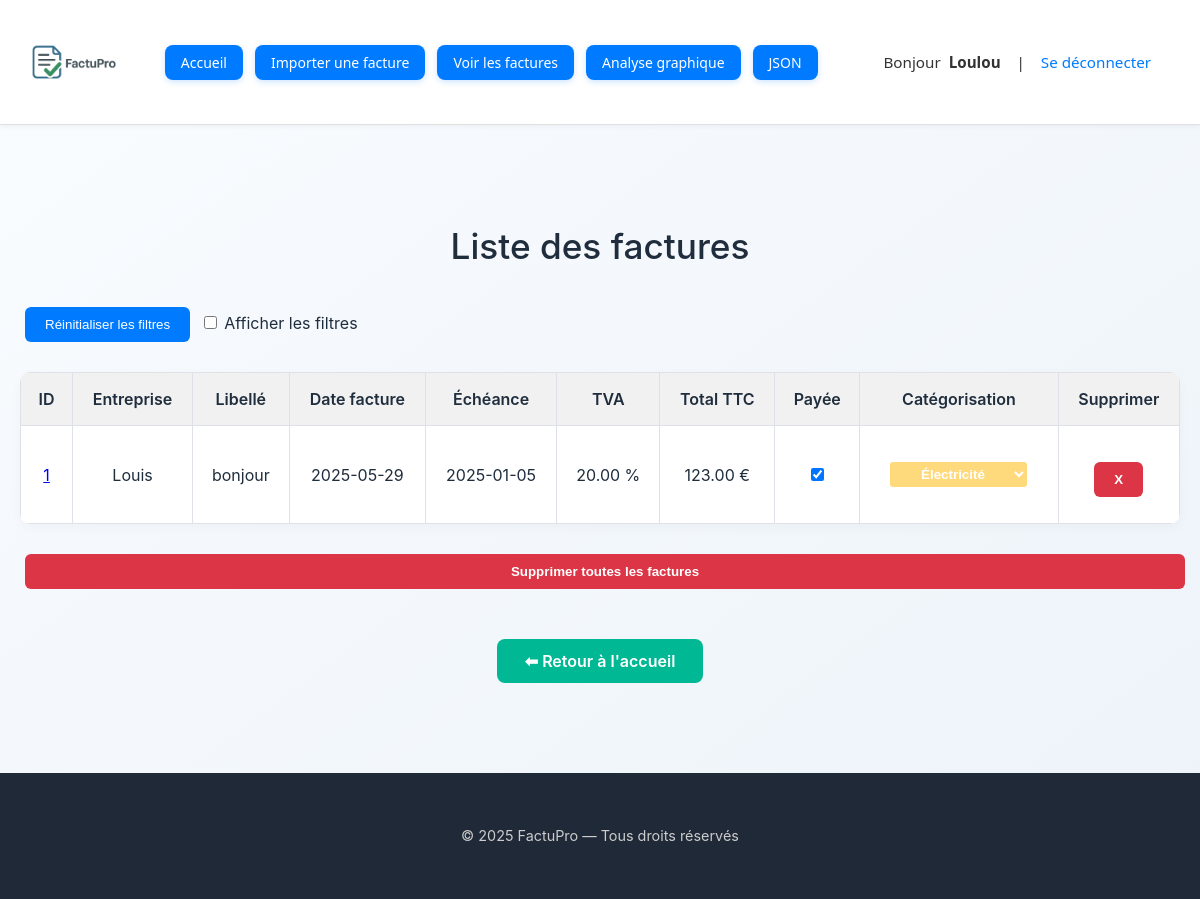
The page /factures (signed in) on the database as committed earlier.
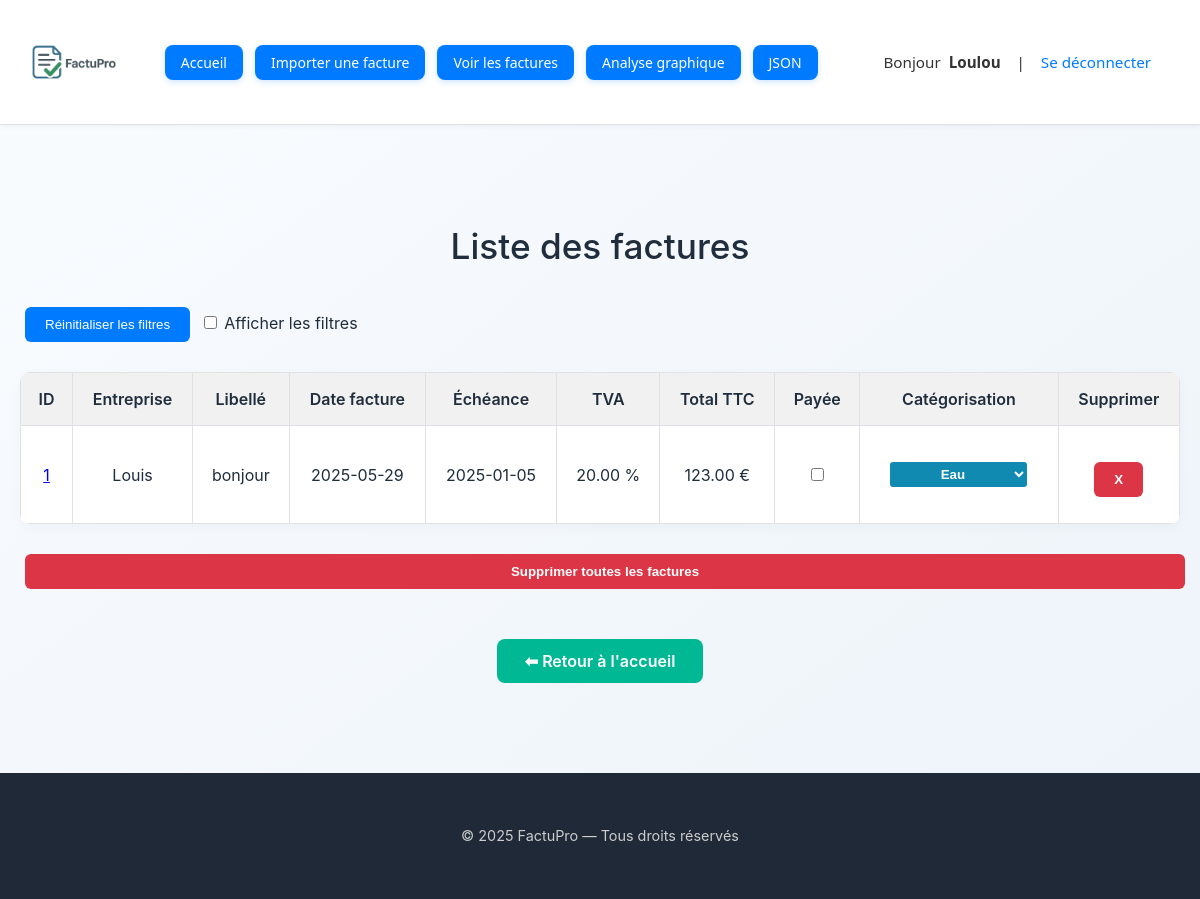
The same page on the database as committed later.
### tables this page shows
CREATE TABLE factures (
            id INTEGER PRIMARY KEY AUTOINCREMENT,
            fournisseur TEXT,
            date_facture TEXT,
            numero_facture TEXT,
            montant_total TEXT,
            TVA TEXT,
            utilisateur_id INTEGER,
            nom_fichier TEXT,
            facture_payee INTEGER DEFAULT 0,
            numero_client TEXT,
            echeance TEXT,
            somme_finale TEXT, categorie TEXT DEFAULT 'Non-catégorisée',
            FOREIGN KEY (utilisateur_id) REFERENCES utilisateurs(id)
        );

### app.py (the view)
@app.route('/factures')
def afficher_factures():
    conn = sqlite3.connect('factures.db')
    conn.row_factory = sqlite3.Row
    c = conn.cursor()
    c.execute('SELECT * FROM factures WHERE utilisateur_id = ?', (session['utilisateur_id'],))
    factures = c.fetchall()
    conn.close()
    categories = ["Non-catégorisée", "Électricité", "Eau", "Internet", "Téléphone", "Assurance", "Autre"]
    return render_template('factures.html', factures=factures, categories=categories)

### app.py (called while the page is built)
@app.before_request
def verifier_connexion():
    if request.endpoint in ['upload', 'afficher_factures', 'analyse'] and 'utilisateur_id' not in session:
        return redirect(url_for('login'))

@app.context_processor
def injecter_pseudo():
    return {"pseudo": session.get("pseudo")}

### templates/factures.html (shortened to what this page needs)
<!DOCTYPE html>
<html lang="fr">
<head>
    <link rel="stylesheet" href="{{ url_for('static', filename='style.css') }}">
</head>
<body>
    {% include 'header.html' %}
    <div class="container">
        <h1>Liste des factures</h1>
        <button type="button" onclick="location.reload();">Réinitialiser les filtres</button>
        <input type="checkbox" id="toggle-filters"> Afficher les filtres
        <table id = "table-factures">
          <thead>
            <tr>
                <th>ID</th>
                <th>
                  Entreprise <br>
                </th>
                <th>
                  Libellé <br>
                </th>
                <th>Date facture</th>
                <th>Échéance</th>
                <th>TVA</th>
                <th>Total TTC</th>
                <th>
                  Payée <br>
                </th>
                <th>
                  Catégorisation <br>
                </th>
                <th>Supprimer</th>
            </tr>
          </thead>
            {% for f in factures %}
            <tr>
                <td>
                    {% if f['nom_fichier'] %}
                      <a href="{{ url_for('telecharger_fichier', filename=f['nom_fichier']) }}" target="_blank" title="Télécharger la facture {{ f['id'] }}">
                        {{ f['id'] }}
                      </a>
                    {% else %}
                      {{ f['id'] }}
                    {% endif %}
                  </td>
                <td>{{ f['fournisseur'] }}</td>
                <td>{{ f['numero_facture'] }}</td>
                <td>{{ f['date_facture'] }}</td>
                <td>{{ f['echeance'] }}</td>
                <td>{{ f['TVA'] }} %</td>
                <td>{{ f['montant_total'] }} €</td>
                <td>
                    <form action="{{ url_for('toggle_payee', facture_id=f['id']) }}" method="post">
                        <input type="checkbox" name="checkbox_paiement" {% if f['facture_payee'] == 1 %}checked{% endif %} onchange="this.form.submit()">
                    </form>
                  </td>
<td class="categorie-cell {{ f['categorie']|lower|replace(' ', '_')|replace('é', 'e')|replace('-', '_') }}">
    <form method="POST" action="{{ url_for('modifier_categorie', facture_id=f['id']) }}">
      <select name="categorie" onchange="this.form.submit()">
        {% for cat in categories %}
          <option value="{{ cat }}" {% if f['categorie'] == cat %}selected{% endif %}>{{ cat }}</option>
        {% endfor %}
      </select>
    </form>
  </td>
                <td>
                    <form method="POST" action="/supprimer/{{ f['id'] }}" onsubmit="return confirm('Confirmer la suppression ?');">
                        <button type="submit" class="danger">X</button>
                    </form>
                </td>
            </tr>
            {% endfor %}
        </table>
        <form method="POST" action="/supprimer_tout" onsubmit="return confirm('Supprimer toutes les factures ?');">
            <button type="submit" class="danger full">Supprimer toutes les factures</button>
        </form>
        <div style="text-align:center">
            <a class="button" href="/">⬅ Retour à l'accueil</a>
        </div>
    </div>
    <footer class="footer">
        <p>&copy; 2025 FactuPro — Tous droits réservés</p>
    </footer>
</body>
</html>

### templates/header.html
<header class="header">
    <div class="logo">
        <img src="/static/logo.png" alt="Logo" style="height: 100px;">
    </div>
    <nav class="nav-links">
        <a href="/">Accueil</a>
        <a href="/upload">Importer une facture</a>
        <a href="/factures">Voir les factures</a>
        <a href="/analyse">Analyse graphique</a>
        <a href="/factures/json/page">JSON</a>
    </nav>
    <div class="user-info" style="text-align: right; padding: 15px 25px; font-size: 0.95em;">
        Bonjour <strong>{{ pseudo }}</strong> &nbsp; | &nbsp;
        <a href="/logout" style="color: #007bff; text-decoration: none;">Se déconnecter</a>
    </div>
</header>

### static/style.css (style rules this page uses)
body { font-family: 'Segoe UI', sans-serif; background-color: #007bff; color: #000000; margin: 0; padding: 0; }
h1 { text-align: center; margin-top: 40px; font-weight: 500; }
.container { max-width: 900px; margin: 0 auto; padding: 20px; }
a.button, button { display: inline-block; padding: 10px 20px; background-color: #007BFF; color: white; text-decoration: none; border-radius: 6px; border: none; margin: 10px 5px; cursor: pointer; }
form { text-align: center; margin-bottom: 20px; }
input[type="file"], input[type="date"], select { padding: 8px; border-radius: 4px; border: 1px solid #ccc; margin: 5px; }
table { width: 100%; border-collapse: collapse; margin-top: 20px; background-color: white; border-radius: 8px; overflow: hidden; }
th, td { padding: 12px; border: 1px solid #dee2e6; text-align: center; }
th { background-color: #f1f1f1; font-weight: 500; }
button, a.button { transition: background-color 0.2s ease; }
.header { background-color: #ffffff; border-bottom: 1px solid #e0e0e0; padding: 20px 40px; display: flex; align-items: center; justify-content: space-between; box-shadow: 0 2px 6px rgba(0, 0, 0, 0.05); }
.logo img { height: 60px; }
.user-info { text-align: right; padding: 15px 25px; font-size: 0.95em; }
.logo img { height: 50px; }
.container { max-width: 1200px; margin: 0 auto; padding: 40px 20px; }
h1 { text-align: center; font-size: 2.2em; margin-bottom: 30px; }
a.button { display: inline-block; margin: 40px auto 0; padding: 12px 28px; background-color: #00b894; color: white; text-decoration: none; border-radius: 8px; font-weight: 600; text-align: center; }
.footer { background-color: #1f2937; color: #ccc; padding: 40px 20px; text-align: center; font-size: 0.9em; margin-top: 60px; }
table { width: 100%; border-collapse: collapse; background-color: #fff; border-radius: 10px; box-shadow: 0 4px 12px rgba(0, 0, 0, 0.03); overflow: hidden; }
th, td { padding: 16px; border: 1px solid #dee2e6; text-align: center; }
th { background-color: #f1f1f1; font-weight: 600; }
form { display: inline; }
.button, .danger { display: inline-block; padding: 10px 20px; margin-top: 20px; background-color: #007BFF; color: white; text-decoration: none; border: none; border-radius: 6px; font-weight: 600; cursor: pointer; }
.danger { background-color: #dc3545; }
.full { display: block; width: 100%; margin-top: 30px; }
body { font-family: 'Inter', sans-serif; background: linear-gradient(to bottom right, #f9fcff, #edf3f9); margin: 0; padding: 0; color: #1f2d3d; }
.header { background-color: #fff; border-bottom: 1px solid #dee2e6; padding: 20px 40px; display: flex; align-items: center; justify-content: space-between; }
.header .logo { display: flex; align-items: center; }
.container { max-width: 1240px; margin: 0 auto; padding: 60px 20px 30px; }
.header { display: flex; align-items: center; justify-content: space-between; padding: 12px 24px; background-color: #ffffff; border-bottom: 1px solid #e0e0e0; box-shadow: 0 2px 4px rgba(0, 0, 0, 0.04); font-family: 'Segoe UI', sans-serif; }
.logo img { height: 36px; }
.nav-links { display: flex; gap: 12px; }
.nav-links a { display: inline-block; padding: 8px 16px; background-color: #007BFF; color: white; border-radius: 8px; text-decoration: none; font-weight: 500; font-size: 14px; transition: background-color 0.3s ease; box-shadow: 0 2px 6px rgba(0, 123, 255, 0.2); white-space: nowrap; }
.user-info { font-size: 14px; color: #333; display: flex; align-items: center; gap: 8px; }
.user-info a { color: #007BFF; text-decoration: none; font-weight: 500; }
.categorie-cell select { color: rgb(0, 0, 0); text-align: center; border: solid; font-weight: bold; padding: 4px 6px; border-radius: 6px; }
.categorie-cell.eau select { color: rgb(255, 255, 255); background-color: #118ab2; }

Rows that differ between the two databases and show on the page:
changed factures "Louis": facture_payee "☑" → "☐"; categorie "Électricité" → "Eau"
